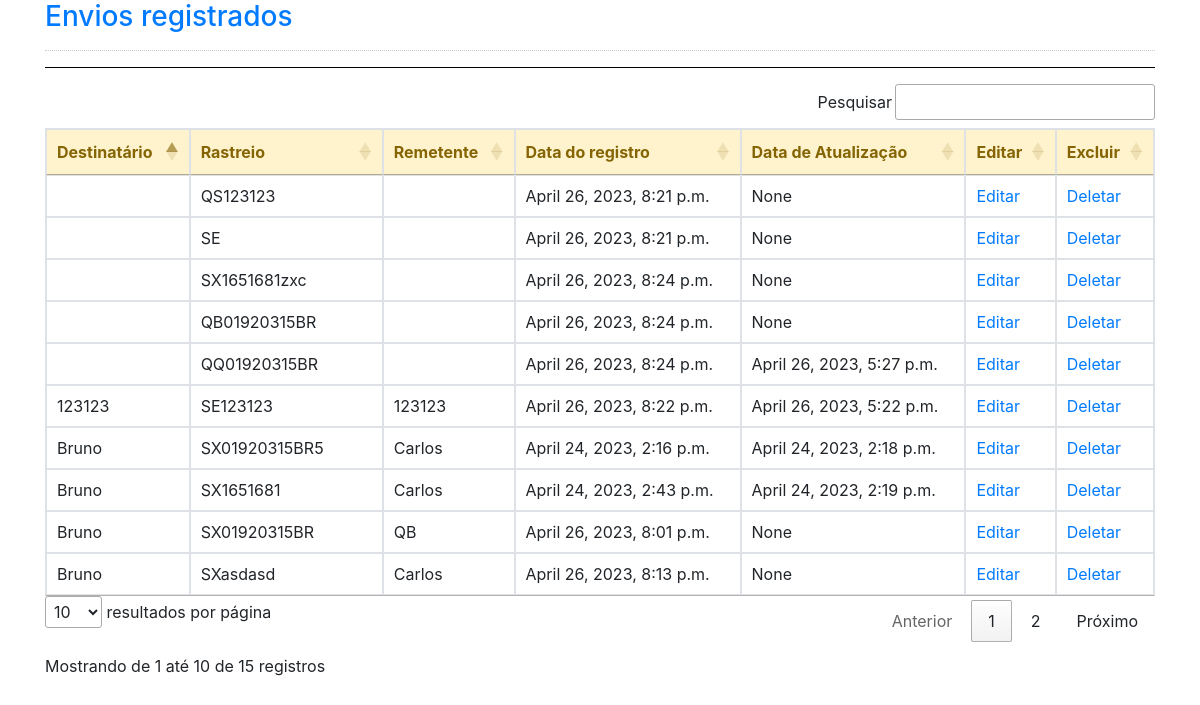
Page /envios/ on the earlier database version.
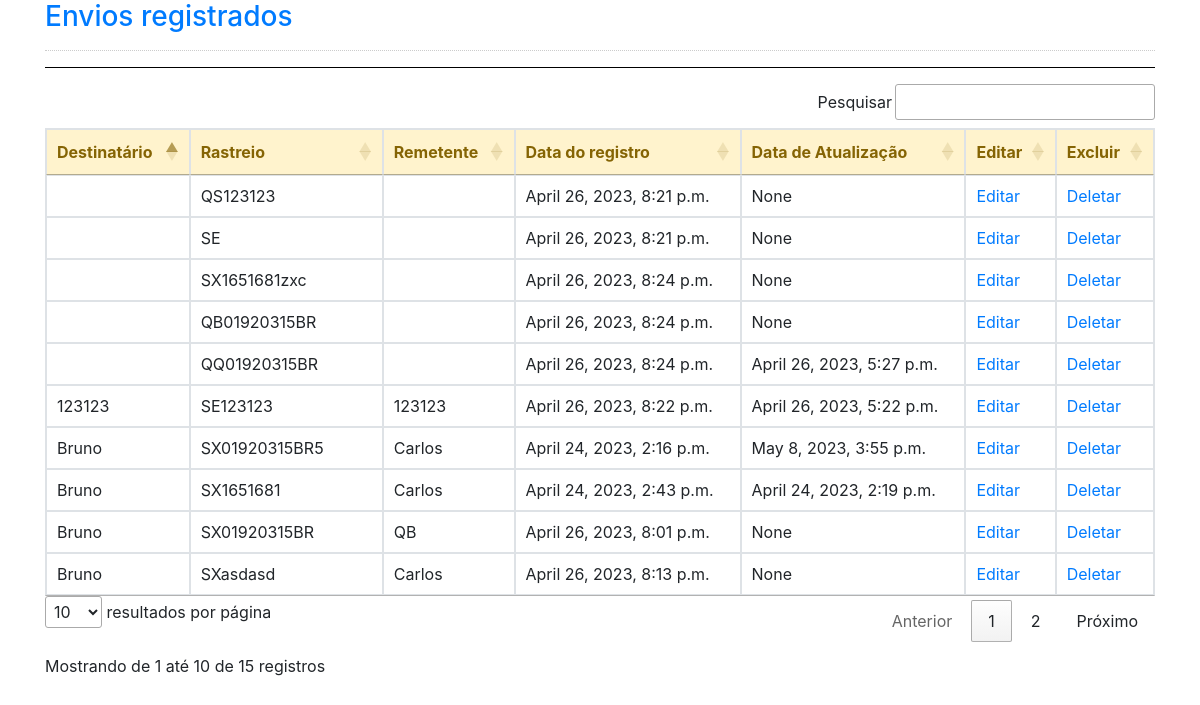
Same page on the later database version.
### envios/models.py (models this page shows, shortened)
class Envio(models.Model):
    destinatario = models.CharField(max_length=100, null=False)
    remetente = models.CharField(max_length=100)
    rastreio = models.CharField(max_length=100, unique=True, blank=True)
    cep = models.CharField(max_length=100)
    departamento = models.ForeignKey(Setores, on_delete=models.PROTECT)
    servico = models.ForeignKey(EtiquetaCorreios, on_delete=models.PROTECT)
    postagem = models.ForeignKey(CodigoPostagem, on_delete=models.PROTECT)
    data = models.DateTimeField(blank=True, default=timezone.now)
    data_att = models.DateTimeField(null=True)

### envios/views.py (the view)
# urls.py: path('', index1),
def index1(request):
    bd = Envio.objects.all()
    return render(request, 'vista.html', {'bd': bd})

### envios/templates/vista.html
{% extends 'base.html' %}
{% block body %}
<hr style="border-top:1px solid #000; clear:both;"/>
<table id="table" class="table table-bordered" style="margin-left:auto; margin-right:auto">
    <thead class="alert-warning">
        <tr>
            <th>Destinatário</th>
            <th>Rastreio</th>
            <th>Remetente</th>
            <th>Data do registro</th>
            <th>Data de Atualização</th>
            <th>Editar</th>
            <th>Excluir</th>
        </tr>
    </thead>
    <tbody>
        {% for dado in bd %}
        <tr>
            <td>{{dado.destinatario}}</td>
            <td>{{dado.rastreio}}</td>
            <td>{{dado.remetente}}</td>
            <td>{{dado.data}}</td>
            <td>{{dado.data_att}}</td>
            <td><a href="{% url 'editar_envio' dado.id %}">Editar</a> </td>
            <td><a href="{% url 'delete_envio' dado.id %}">Deletar</a> </td>
        </tr>
        {% endfor %}
    </tbody>
</table>
{% endblock %}

Differences in the rows shown:
changed Envio "SX01920315BR5": data_att "April 24, 2023, 2:18 p.m." → "May 8, 2023, 3:55 p.m."
